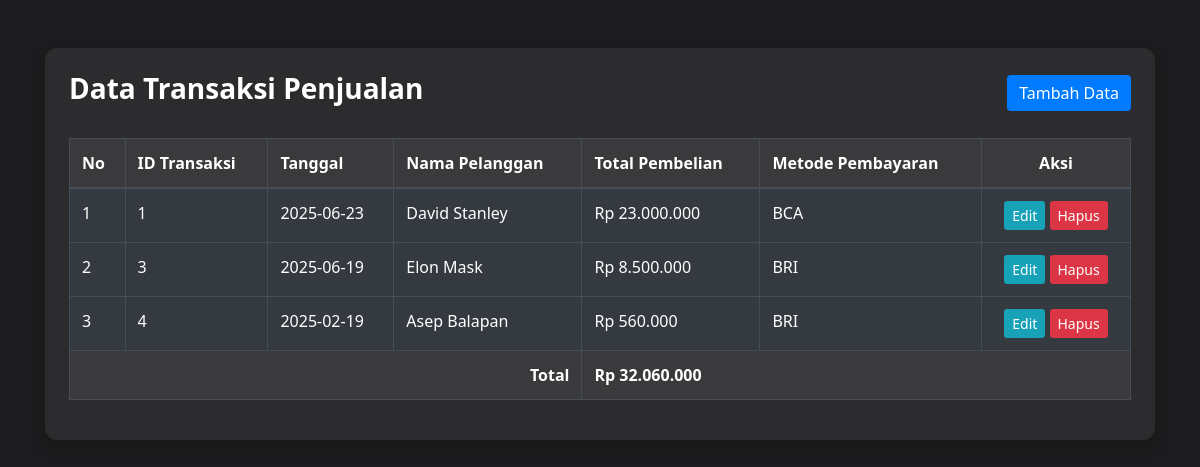
The page / on the database its author committed.
### tables this page shows
CREATE TABLE `transaksi_penjualan` (
  `ID_Transaksi` int(100) NOT NULL,
  `Tanggal` date NOT NULL,
  `Nama_Pelanggan` varchar(100) NOT NULL,
  `Total_Pembelian` int(100) NOT NULL,
  `Metode_Pembayaran` varchar(50) NOT NULL
);

### index.php (the view, shortened to what this page needs)
<?php include 'db_connect.php'; ?>
<!DOCTYPE html>
<html lang="id">
<head>
    <link href="https://cdn.jsdelivr.net/npm/bootstrap@4.6.2/dist/css/bootstrap.min.css" rel="stylesheet">
</head>
<body>
<div class="container mt-5 fade-in">
    <div class="card card-dark shadow p-4">
        <div class="d-flex justify-content-between align-items-center mb-4">
            <h3 class="font-weight-bold text-white">Data Transaksi Penjualan</h3>
            <a href="tambah.php" class="btn btn-primary">Tambah Data</a>
        </div>
        <table class="table table-dark table-hover table-bordered rounded">
            <thead>
                <tr>
                    <th>No</th>
                    <th>ID Transaksi</th>
                    <th>Tanggal</th>
                    <th>Nama Pelanggan</th>
                    <th>Total Pembelian</th>
                    <th>Metode Pembayaran</th>
                    <th class="text-center">Aksi</th>
                </tr>
            </thead>
            <tbody>
                <?php
                $result = mysqli_query($conn, "SELECT * FROM transaksi_penjualan");
                $no = 1;
                $totalSemua = 0;
                while ($row = mysqli_fetch_assoc($result)) {
                    $total = (int)$row['Total_Pembelian'];
                    $totalSemua += $total;
                    echo "<tr>
                        <td>{$no}</td>
                        <td>{$row['ID_Transaksi']}</td>
                        <td>{$row['Tanggal']}</td>
                        <td>{$row['Nama_Pelanggan']}</td>
                        <td>Rp " . number_format($total, 0, ',', '.') . "</td>
                        <td>{$row['Metode_Pembayaran']}</td>
                        <td class='text-center'>
                            <a href='edit.php?id={$row['ID_Transaksi']}' class='btn btn-sm btn-info'>Edit</a>
                            <a href='hapus.php?id={$row['ID_Transaksi']}' class='btn btn-sm btn-danger' onclick=\"return confirm('Yakin ingin hapus data ini?');\">Hapus</a>
                        </td>
                    </tr>";
                    $no++;
                }
                ?>
                <tr class="total-row font-weight-bold">
                    <td colspan="4" class="text-right">Total</td>
                    <td colspan="3">Rp <?php echo number_format($totalSemua, 0, ',', '.'); ?></td>
                </tr>
            </tbody>
        </table>
    </div>
</div>
</body>
</html>

### index.php (style rules this page uses)
body { background-color: #1c1c1e; color: #f1f1f1; font-family: 'Segoe UI', sans-serif; }
.card-dark { background-color: #2c2c2e; border: none; border-radius: 12px; }
.table-dark th { background-color: #3a3a3c; color: #ffffff; }
.btn-primary { background-color: #007bff; border: none; }
.btn-info { background-color: #17a2b8; border: none; }
.btn-danger { background-color: #dc3545; border: none; }
.fade-in { animation: fadeIn 0.8s ease-in; }
a, .btn { transition: all 0.3s ease; }
.total-row { background-color: #3a3a3c; color: #ffffff; }

### rows shown on the page
transaksi_penjualan: ID_Transaksi "1", Tanggal "2025-06-23", Nama_Pelanggan "David Stanley", Total_Pembelian "23.000.000", Metode_Pembayaran "BCA"
transaksi_penjualan: ID_Transaksi "3", Tanggal "2025-06-19", Nama_Pelanggan "Elon Mask", Total_Pembelian "8.500.000", Metode_Pembayaran "BRI"
transaksi_penjualan: ID_Transaksi "4", Tanggal "2025-02-19", Nama_Pelanggan "Asep Balapan", Total_Pembelian "560.000", Metode_Pembayaran "BRI"

### other values the page prints
$totalSemua "32.060.000"
